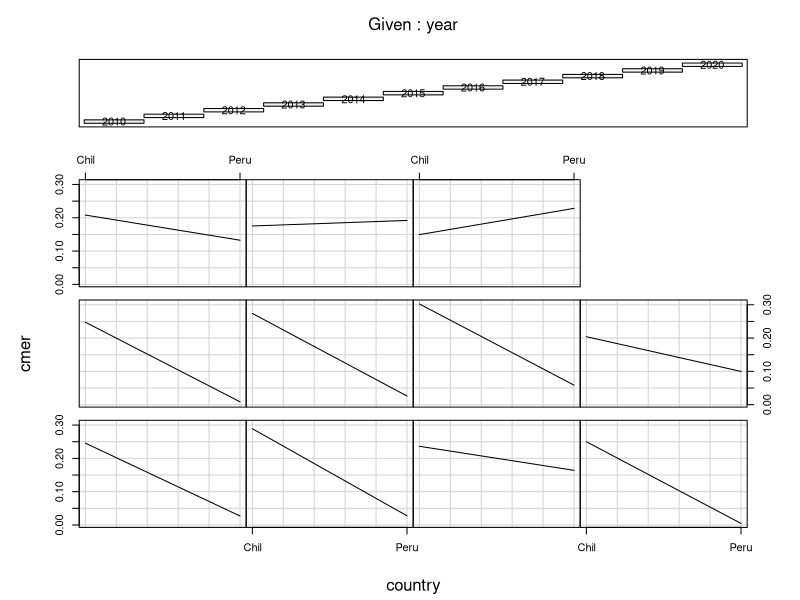

Here is the R script that generated this plot: (Note: this script raises an error after producing the figure.)
setwd(dirname(rstudioapi::getActiveDocumentContext()$path))
getwd()
library(readr)
library(plm)
library(readxl)

Export<- read_excel("Export_PE_CH.xlsx")
str(Export)
View(Export)
country=pdata.frame(Export,index=c("country","year"))

x11()
coplot(cmer ~ country|year, type="l",data=country )


data$year <- as.numeric(data$year)
data$cmer <- as.numeric(data$cmer)
data$tcult <- as.numeric(data$tcult)
data$fbkf <- as.numeric(data$fbkf)
data$terinter <- as.numeric(data$terinter)
data$tipca <- as.numeric(data$tipca)
data$pbi <- as.numeric(data$pbi)
data$fert <- as.numeric(data$fert)


 #gráfica de evoluacion de la cuota de mercado 
x11()

par(mar = c(5, 5, 2, 2))  
coplot(cmer ~ country | year, type = "l", data = country,
       main = "Gráfico Condicional",  # Título del gráfico
       xlab = "País",               # Etiqueta del eje x
       ylab = "C Mer",              # Etiqueta del eje y
       col = "blue",                # Color de las líneas
       pch = 19,                    # Tipo de punto
       cex = 1.2                    # Tamaño de los puntos
)

legend("topright", legend = unique(country$year), col = "blue", pch = 19, title = "Año")
#dev.off()
#---------------------------------------------------------------------------------------

# Heterogeneidad:
install.packages("gplots")
library(gplots)

##Por Paises
x11()
plotmeans(cmer ~ country, main="Heterogeneidad por Region", data=country)
#### MEjorado
x11()
library(RColorBrewer)
colores <- brewer.pal(n = length(unique(country$country)), name = "Set3")
plotmeans(
  cmer ~ country,
  main = "Heterogeneidad por Países",
  data = country,
  col = colores,           
  xlab = "País",           
  ylab = "C Mer",          
  ylim = c(min(country$cmer), max(country$cmer)),  # Rango del eje y
  xaxt = "n"               
)


axis(1, at = 1:length(unique(country$country)), labels = levels(country$country), las = 2)


legend("topright", legend = levels(country$country), fill = colores, title = "País")

title(main = "Heterogeneidad por Países", cex.main = 1.2)
par(cex.lab = 1.0, cex.axis = 0.8)
##dev.off()
#--------------------------------------------------------------
##Heterogeneidad por Años
##Baic
x11()
plotmeans(cmer ~ year, main="Heterogeneidad por Años", data=country) 
##Mjeorado
x11()
colores <- rainbow(length(unique(country$year)))

plotmeans(
  cmer ~ year,
  main = "Heterogeneidad por Años",
  data = country,
  col = colores,           # Colores personalizados para las barras
  xlab = "Año",            # Etiqueta del eje x
  ylab = "C Mer",          # Etiqueta del eje y
  ylim = c(min(country$cmer), max(country$cmer)),  # Rango del eje y
  xaxt = "n"               # Evitar etiquetas automáticas en el eje x
)

axis(1, at = 1:length(unique(country$year)), labels = levels(country$year))

title(main = "Heterogeneidad por Años", cex.main = 1.2)
par(cex.lab = 1.0, cex.axis = 0.8)
#dev.off()
#------------------------------------------------------------

##odelado

model_pool = plm( cmer~  tcult + fbkf + terinter  + pbi + fert, data = country, model = "pooling")
summary(model_pool)


# Modelo de panel con efectos fijos
model_efectos_fijos <- plm(cmer~ tcult + fbkf + terinter +tipca + pbi + fert, data = country, model = "within")

# Resumen del modelo de efectos fijos
summary(model_efectos_fijos)

# Modelo de panel con efectos aleatorios
model_efectos_aleatorios <- plm(cmer~ tcult + fbkf + terinter +tipca + pbi + fert, data = country, model = "random")

# Resumen del modelo de efectos aleatorios
summary(model_efectos_aleatorios)

# Test de Hausman para elegir entre efectos fijos o efectos aleatorios
hausman_test <- phtest(model_efectos_fijos, model_efectos_aleatorios)
print(hausman_test)

# Test de Hausman
# H0: Se prefiere efectos aleatorios
# H1: Se prefiere efectos fijos


##N-------------------NOo correr
###############################################################################
## Cargar las bibliotecas necesarias
library(plm)
library(ggplot2)
library(urca)

# Crear un objeto tibble a partir de los datos proporcionados
data <- tibble::tribble(
  ~country, ~year, ~cmer, ~tcult, ~fbkf, ~terinter, ~tipca, ~pbi, ~fert,
  "Chile", "2010", 0.246, 1.71, 23, 121.3, 510, 217, 3.76e+08,
  "Chile", "2011", 0.289, 1.77, 24.7, 109.5, 484, 251, 5.17e+08,
  "Chile", "2012", 0.236, 1.73, 26.8, 97.8, 487, 267, 5.58e+08,
  "Chile", "2013", 0.25, 1.76, 26.3, 97.2, 495, 277, 5.17e+08,
  "Chile", "2014", 0.248, 1.73, 25.5, 103.4, 570, 259, 4.61e+08,
  "Chile", "2015", 0.253, 1.75, 25.7, 105.8, 569, 246, 4.39e+08,
  "Chile", "2016", 0.256, 1.75, 25.9, 108.7, 579, 244, 4.12e+08,
  "Chile", "2017", 0.263, 1.75, 26.3, 107.9, 575, 250, 3.92e+08,
  "Chile", "2018", 0.262, 1.74, 26.5, 110.2, 564, 255, 3.67e+08,
  "Chile", "2019", 0.272, 1.75, 26.8, 112.7, 557, 247, 3.63e+08,
  "Chile", "2020", 0.276, 1.75, 27.1, 114.9, 560, 224, 3.56e+08,
  "Chile", "2021", 0.284, 1.74, 27.2, 118.3, 563, 226, 3.37e+08,
  "Chile", "2022", 0.289, 1.74, 27.4, 121.6, 575, 229, 3.33e+08,
  "Chile", "2023", 0.295, 1.75, 27.7, 124.9, 580, 234, 3.27e+08,
  "Chile", "2024", 0.298, 1.76, 27.9, 128.1, 583, 238, 3.23e+08,
  "Chile", "2025", 0.302, 1.76, 28.1, 131.3, 586, 242, 3.19e+08,
  "Chile", "2026", 0.305, 1.76, 28.3, 134.4, 589, 246, 3.15e+08,
  "Chile", "2027", 0.309, 1.77, 28.6, 137.5, 592, 250, 3.11e+08,
  "Chile", "2028", 0.312, 1.77, 28.8, 140.6, 596, 255, 3.07e+08,
  "Chile", "2029", 0.316, 1.77, 29.0, 143.7, 600, 259, 3.03e+08,
  "Chile", "2030", 0.320, 1.78, 29.2, 146.7, 604, 264, 2.99e+08
)

# Convertir el año a un formato numérico
data$year <- as.numeric(data$year)

# Crear un objeto de panel
panel_data <- pdata.frame(data, index = c("country", "year"))

# Realizar pruebas de estacionariedad para cada variable en el panel
for (variable in c("cmer", "tcult", "fbkf", "terinter", "tipca", "pbi", "fert")) {
  variable_data <- panel_data[, variable]
  
  # Realizar la prueba de Dickey-Fuller Aumentada (ADF) para estacionariedad
  adf_result <- ur.df(variable_data, lags = 1, type = "trend")
  
  # Imprimir los resultados de la prueba para cada variable
  cat(paste("Variable:", variable, "\n"))
  print(summary(adf_result))
  
  # Crear un gráfico de la serie temporal para cada variable
  ggplot(data = data, aes(x = year, y = .data[[variable]])) +
    geom_line() +
    labs(x = "Año", y = variable) +
    ggtitle(paste("Serie de tiempo para", variable))
}
# Cargar el paquete urca
library(urca)

# ... (código anterior para cargar los datos y crear panel_data) ...

# Realizar pruebas de estacionariedad para cada variable en el panel
for (variable in c("cmer", "tcult", "fbkf", "terinter", "tipca", "pbi", "fert")) {
  variable_data <- panel_data[, variable]
  
  # Realizar la prueba de Dickey-Fuller Aumentada (ADF) para estacionariedad
  adf_result <- ur.df(variable_data, lags = 1, type = "trend")
  
  # Imprimir los resultados de la prueba para cada variable
  cat(paste("Variable:", variable, "\n"))
  print(summary(adf_result))
  
  # Crear un gráfico de la serie temporal para cada variable
  ggplot(data = data, aes(x = year, y = .data[[variable]])) +
    geom_line() +
    labs(x = "Año", y = variable) +
    ggtitle(paste("Serie de tiempo para", variable))
}##**
